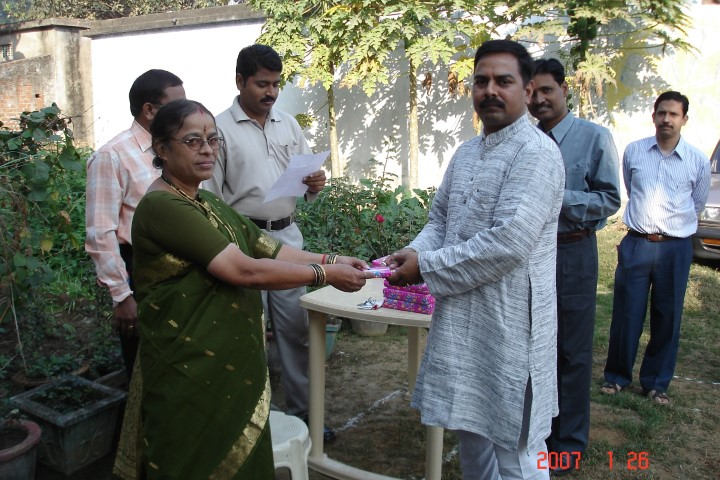
#> input picture dadi.jpg, 720 x 480 px
$ python face_dectector.py
#> lines starting #> are read from the running program, lines starting #| are printed output that depends on the picture; after the words box and inside, x2 and y2 are one past the last pixel; in counts of white or black regions, pixels touching at a corner belong together
import cv2

trained_face_data = cv2.CascadeClassifier('haarcascade_frontalface_default.xml')

# This will take in the image.
img = cv2.imread('dadi.jpg') # Change it's name to the image you want to detect...
#> img is the input picture: shape (480, 720, 3); mean B, G, R 105.7, 111.6, 108.4

# This will set the image to grayscaled_image
grayscaled_img = cv2.cvtColor(img, cv2.COLOR_BGR2GRAY)
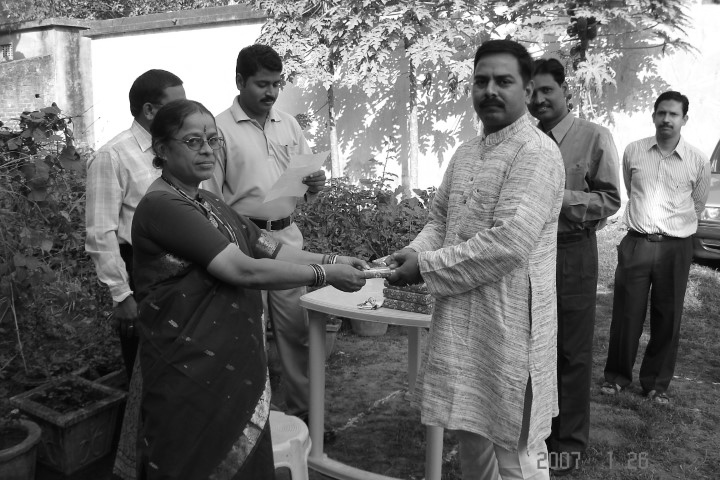
#> grayscaled_img: shape (480, 720); min 0, max 255, mean 109.9


# This will detect faces. I will do this using the cv2 xml file.
face_coordinates = trained_face_data.detectMultiScale(grayscaled_img)
#> face_coordinates = [[651, 102, 32, 32], [249, 69, 40, 40], [522, 74, 44, 44], [462, 58, 62, 62], [176, 119, 58, 58]]

for (x, y, w, h) in face_coordinates:
    cv2.rectangle(img, (x, y), (x+w, y+h), (0, 0, 255), 3)
#> this loop made 5 passes
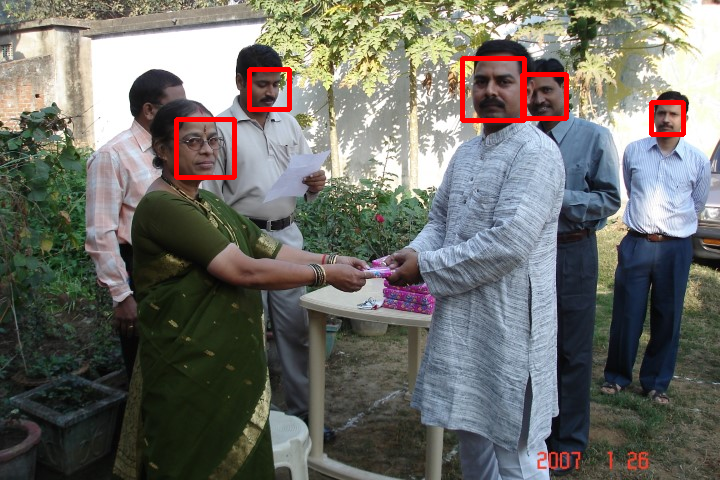
#> img: shape (480, 720, 3); 1.3% of pixels changed, all inside (x1, y1, x2, y2) = (174, 56, 686, 180)

# This will Print out the image.
cv2.imshow('Face Detection', img)
cv2.waitKey()

print("Program Done")

$ run again, with RDJ.jpg copied over dadi.jpg
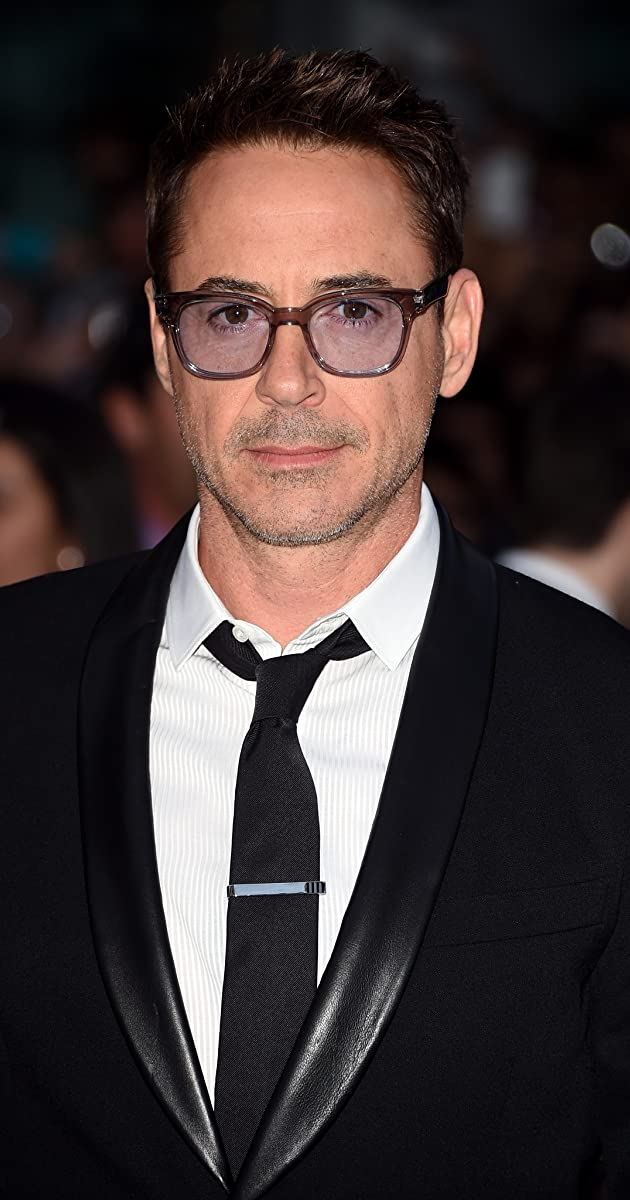
#> input picture RDJ.jpg, 630 x 1200 px
#> img is the input picture: shape (1200, 630, 3); mean B, G, R 53.9, 54.3, 65.8
#> `grayscaled_img = cv2.cvtColor(img, cv2.COLOR_BGR2GRAY)`:
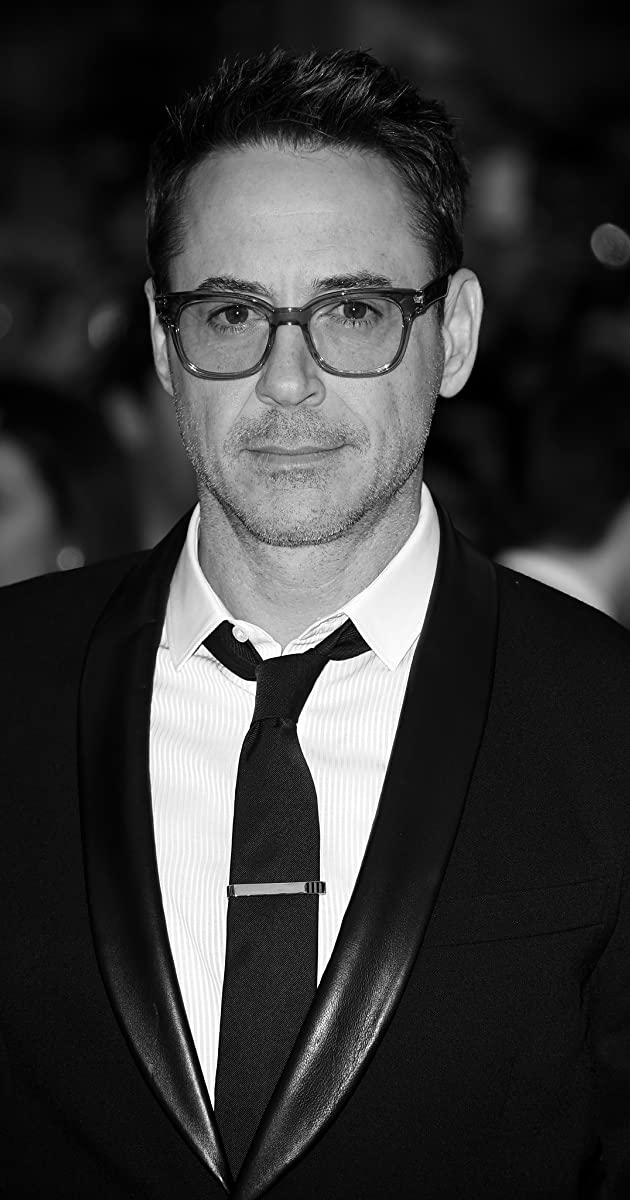
#> grayscaled_img: shape (1200, 630); min 0, max 255, mean 57.7
#> face_coordinates = [[101, 168, 394, 394]]
#> the loop `for (x, y, w, h) in face_coordinates:` made 1 pass
#> after the loop `for (x, y, w, h) in face_coordinates:`:
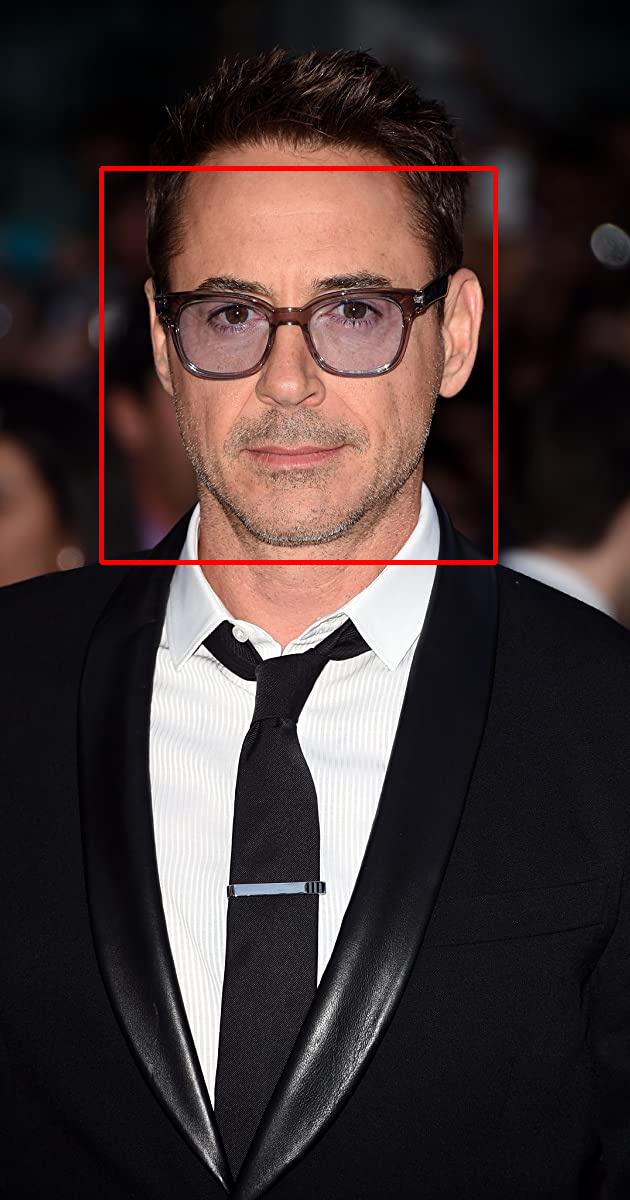
#> img: shape (1200, 630, 3); 1.04% of pixels changed, all inside (x1, y1, x2, y2) = (99, 166, 498, 565)
